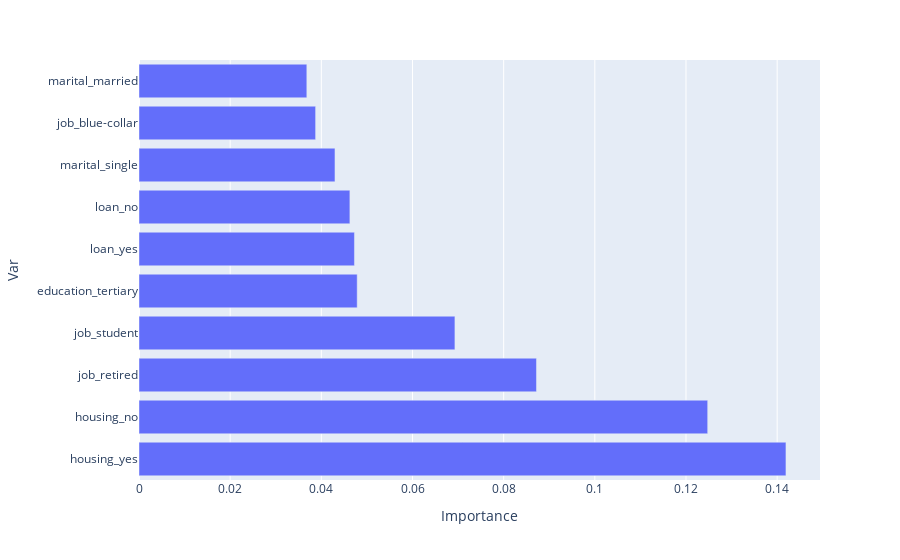

The cell this chart's notebook holds for it:
### Code cell
### Figure 3: Variable importances according to our model
importances = fit_random_forest(df)
importances.sort_values('Importance', ascending=False, inplace=True)
fig = px.bar(importances.head(10), y='Var', x='Importance', orientation='h')
fig.show()

### Figure 1 — Plotly figure (JSON) as saved in the notebook; plotly's stock layout.template omitted (floating-point values rounded to 4 significant figures)
{"data": [{"alignmentgroup": "True", "hovertemplate": "Importance=%{x}<br>Var=%{y}<extra></extra>", "legendgroup": "", "marker": {"color": "#636efa", "pattern": {"shape": ""}}, "name": "", "offsetgroup": "", "orientation": "h", "showlegend": false, "textposition": "auto", "type": "bar", "x": [0.1419, 0.1248, 0.0872, 0.06931, 0.04787, 0.04726, 0.04626, 0.04299, 0.03875, 0.03682], "xaxis": "x", "y": ["housing_yes", "housing_no", "job_retired", "job_student", "education_tertiary", "loan_yes", "loan_no", "marital_single", "job_blue-collar", "marital_married"], "yaxis": "y"}], "layout": {"barmode": "relative", "legend": {"tracegroupgap": 0}, "margin": {"t": 60}, "xaxis": {"anchor": "y", "domain": [0, 1], "title": {"text": "Importance"}}, "yaxis": {"anchor": "x", "domain": [0, 1], "title": {"text": "Var"}}}}
